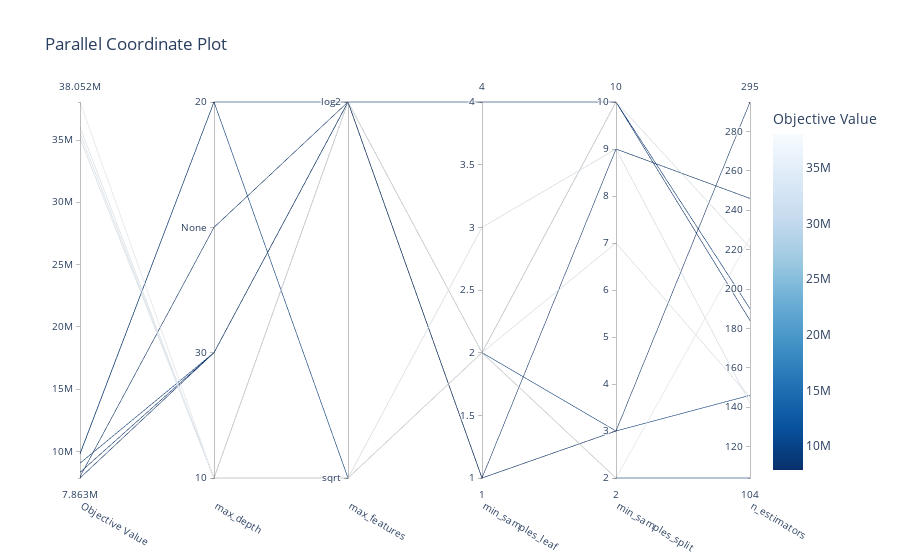

The notebook cell this image was saved under:
### Code cell
optuna.visualization.plot_parallel_coordinate(study)

### Figure 1 — Plotly figure (JSON) as saved in the notebook; plotly's stock layout.template omitted (floating-point values rounded to 4 significant figures)
{"data": [{"dimensions": [{"label": "Objective Value", "range": [7863000.0, 38050000.0], "values": [38050000.0, 8314000.0, 35140000.0, 7963000.0, 9823000.0, 7863000.0, 36030000.0, 35530000.0, 9049000.0, 9785000.0]}, {"label": "max_depth", "range": [0, 3], "ticktext": ["10", "30", "None", "20"], "tickvals": [0, 1, 2, 3], "values": [0, 1, 0, 2, 3, 1, 0, 0, 1, 3]}, {"label": "max_features", "range": [0, 1], "ticktext": ["sqrt", "log2"], "tickvals": [0, 1], "values": [0, 1, 0, 1, 0, 1, 1, 1, 1, 1]}, {"label": "min_samples_leaf", "range": [1, 4], "values": [2, 2, 3, 1, 2, 1, 2, 2, 4, 2]}, {"label": "min_samples_split", "range": [2, 10], "values": [2, 10, 9, 3, 3, 9, 7, 10, 10, 2]}, {"label": "n_estimators", "range": [104, 295], "values": [226, 184, 142, 295, 146, 246, 145, 221, 190, 104]}], "labelangle": 30, "labelside": "bottom", "line": {"color": [38050000.0, 8314000.0, 35140000.0, 7963000.0, 9823000.0, 7863000.0, 36030000.0, 35530000.0, 9049000.0, 9785000.0], "colorbar": {"title": {"text": "Objective Value"}}, "colorscale": [[0, "rgb(247,251,255)"], [0.125, "rgb(222,235,247)"], [0.25, "rgb(198,219,239)"], [0.375, "rgb(158,202,225)"], [0.5, "rgb(107,174,214)"], [0.625, "rgb(66,146,198)"], [0.75, "rgb(33,113,181)"], [0.875, "rgb(8,81,156)"], [1, "rgb(8,48,107)"]], "reversescale": true, "showscale": true}, "type": "parcoords"}], "layout": {"title": {"text": "Parallel Coordinate Plot"}}}
